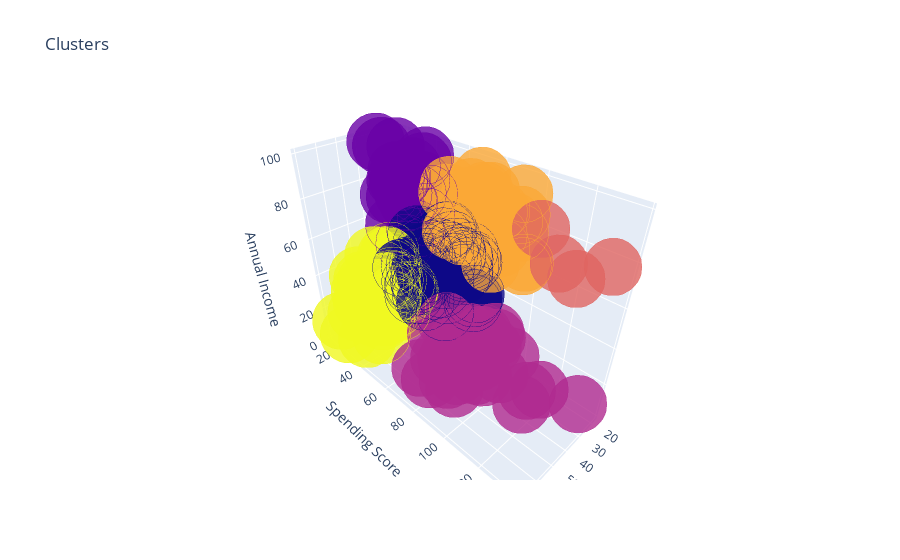

This figure's notebook cell:
### Code cell
X4 = X4.values # mengubah X4 menjadi array
# Clustering Menggunakan Find Cluster From Scratch
_, centers_scratch, labels_scratch = find_clusters(X4, 6) # menemukan cluster dari data dengan nilai k = 5 # Clustering Menggunakan KMeans dari Sklearn
data_baru = data.copy() # membuat sebuah dataframe baru yang berisi data
data_baru['segmentasi'] = labels_scratch # menambahkan kolom segmentasi pada dataframe data_baru
filename = 'scratch_' + data.columns[0] + ', ' + data.columns[1] + ' dan ' + data.columns[2] + ' dengan ' + str(6) + ' cluster.csv' # membuat sebuah variabel filename yang berisi nama kolom pada data dan nilai n_clusters
data_baru.to_csv(filename, index=False) # menyimpan dataframe data_baru ke dalam file csv


trace1 = go.Scatter3d( # membuat plot 3D dengan find cluster from scratch
    x= X4[:, 0], # berfungsi untuk mengatur nilai x pada plot
    y= X4[:, 1], # berfungsi untuk mengatur nilai y pada plot
    z= X4[:, 2], # berfungsi untuk mengatur nilai z pada plot
    mode='markers', # berfungsi untuk mengatur mode plot
        marker=dict( # berfungsi untuk mengatur warna pada plot
        color = labels_scratch, # berfungsi untuk mengatur warna pada plot
        size= 20, # berfungsi untuk mengatur ukuran plot
        line=dict( # berfungsi untuk mengatur warna garis pada plot
            color= labels_scratch, # berfungsi untuk mengatur warna garis pada plot
            width= 12 # berfungsi untuk mengatur lebar garis pada plot
        ), 
        opacity=0.8 # berfungsi untuk mengatur transparansi plot
        )
)
data_plot = [trace1] # berfungsi untuk mengatur data yang akan ditampilkan pada plot
layout = go.Layout(
    title= 'Clusters', # berfungsi untuk memberikan judul pada plot
    scene = dict(
            xaxis = dict(title  = 'Age'), # berfungsi untuk memberikan label pada sumbu x
            yaxis = dict(title  = 'Spending Score'), # berfungsi untuk memberikan label pada sumbu y
            zaxis = dict(title  = 'Annual Income') # berfungsi untuk memberikan label pada sumbu z
        )
)
fig = go.Figure(data=data_plot, layout=layout) # berfungsi untuk mengatur data dan layout pada plot
py.offline.iplot(fig) # berfungsi untuk menampilkan plot

### Figure 1 — Plotly figure (JSON) as saved in the notebook; plotly's stock layout.template omitted (floating-point values rounded to 4 significant figures; data arrays with more than 128 entries replaced by an {"elided": "..."} marker saying what was removed)
{"data": [{"marker": {"color": {"elided": "200 int values"}, "line": {"color": {"elided": "200 int values"}, "width": 12}, "opacity": 0.8, "size": 20}, "mode": "markers", "type": "scatter3d", "x": {"elided": "200 int values"}, "y": {"elided": "200 int values"}, "z": {"elided": "200 int values"}}], "layout": {"scene": {"xaxis": {"title": {"text": "Age"}}, "yaxis": {"title": {"text": "Spending Score"}}, "zaxis": {"title": {"text": "Annual Income"}}}, "title": {"text": "Clusters"}}}
